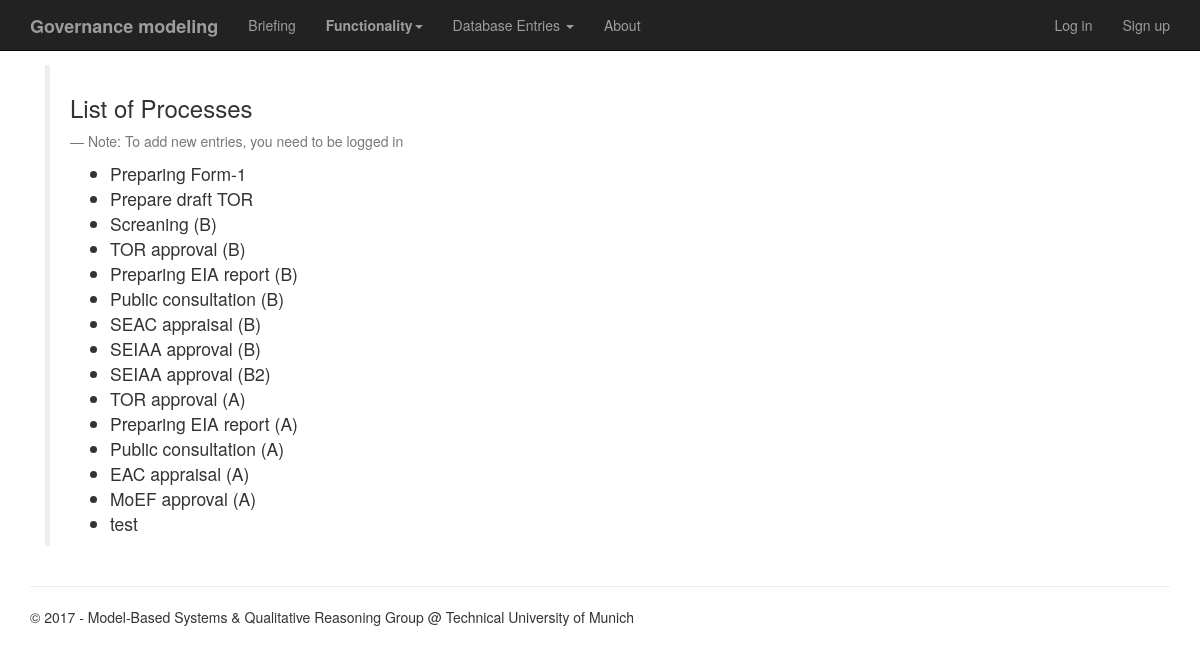
The page /dbcontent/Processes/list/ on the database its author committed.
### app/models.py (models this page shows, shortened)
class Process(models.Model):
    name = models.CharField(max_length = 255, unique=True)
    description = models.TextField(max_length = 1000, blank=True, null=True,)
    agent = models.ForeignKey(Agent,
                                on_delete=models.PROTECT,
                                blank=True,
                                null=True,
                                related_name="processes")
    condition_items = models.ManyToManyField(ProcessItem,
                                                related_name="condition_in_processes",
                                                blank=True,)
    prevent_items = models.ManyToManyField(ProcessItem,
                                            related_name="prevent_in_processes",
                                            blank=True,)
    result_items = models.ManyToManyField(ProcessItem,
                                            related_name="result_in_processes",
                                            blank=True,)
    class Meta:
        verbose_name_plural = "processes"

### dbcontent/views.py (the view)
class ProcessView(generic.ListView):
    template_name = 'dbcontent/ProcessList.html'
    def get_queryset(self):
        return Process.objects.all()

### dbcontent/templates/dbcontent/ProcessList.html (shortened to what this page needs)
{% extends 'app/base.html' %}
{% block content %}
	<div class="container">
		<div class="row">
			<div class="col-xs-6">
				<blockquote>
					<h3>List of Processes</h3>
					{% if user.is_authenticated %}
					{% else %}
					<p><small>Note: To add new entries, you need to be logged in</small></p>
					{% endif %}
					<ul>
						{% for process in object_list %}
							<li>{{ process.name }}</li>
						{% endfor %}
					</ul>
				</blockquote>
			</div>
		</div>
	</div>
{% endblock %}

### rows shown on the page
Process: name "Preparing Form-1"
Process: name "Prepare draft TOR"
Process: name "Screaning (B)"
Process: name "TOR approval (B)"
Process: name "Preparing EIA report (B)"
Process: name "Public consultation (B)"
Process: name "SEAC appraisal (B)"
Process: name "SEIAA approval (B)"
Process: name "SEIAA approval (B2)"
Process: name "TOR approval (A)"
Process: name "Preparing EIA report (A)"
Process: name "Public consultation (A)"
Process: name "EAC appraisal (A)"
Process: name "MoEF approval (A)"
Process: name "test"
